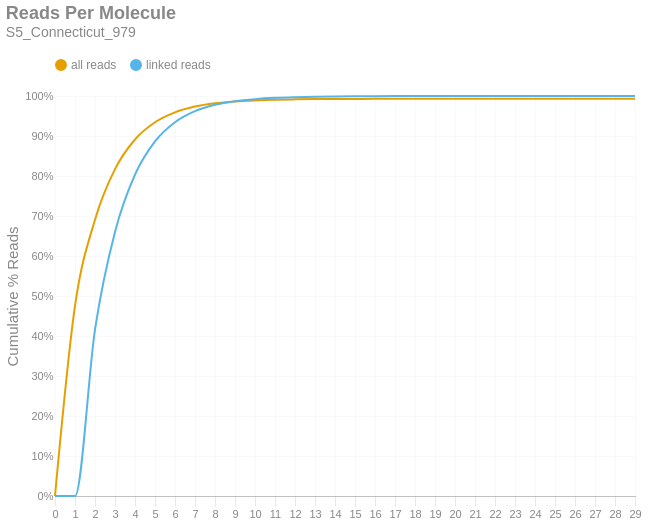

Notebook cell for this chart:
### Markdown cell above
### Reads per Molecule
This chart shows the cumulative distribution of the number of reads per linked molecule. That is, how many alignments are associated with a unique molecule. This excludes the number of reads associated with invalid or absent linked-read barcodes. The `linked` histogram is the percentages recalculated when disregarding singletons.

### Code cell
if SKIPLR:
    print_html(f"Skipped")
else:
    counts = np.bincount(valids['reads'].cast(pl.Int64).to_numpy())
    weighted = counts * np.arange(len(counts))
    all_perc = weighted / n_reads
    linked_perc = weighted / n_linked_reads
    linked_perc[1] = 0
    binned_df = pl.DataFrame({
        'readsper': list(range(len(counts))),
        'all reads (cumsum)': np.cumsum(all_perc).tolist(),
        'linked reads (cumsum)': np.cumsum(linked_perc).tolist(),
    })

    with SafeRender(binned_df):
        (
            density_plot(binned_df, 'Reads Per Molecule', samplename, 'readspmol')
            .encode(
                x=alt.X('readsper:O', title=None).axis(labelAngle=0).scale(padding=0),
                y=alt.Y('value:Q', title='Cumulative % Reads').axis(format='%').stack(False),
                color=alt.Color("key:N").scale(domain=["all reads", "linked reads"]),
                tooltip=[
                    alt.Tooltip("key:N", title="Data Type"),
                    alt.Tooltip("readsper:O", title="Reads Per Molecule"),
                    alt.Tooltip("value:Q", format=".2%", title="% Reads (Cum.)")
                ]            
            )
        ).display()

### Figure 1 — Vega-Lite specification as saved in the notebook (floating-point values rounded to 4 significant figures)
{"width": "container", "height": 400, "config": {"title": {"anchor": "start", "dy": -15, "fontSize": 18, "color": "#888888", "subtitleColor": "#888888", "subtitleFontSize": 14}, "arc": {"fill": "#0072B2"}, "axis": {"domainColor": "#888888", "domainWidth": 0.5, "gridWidth": 0.2, "grid": false, "titleFontWeight": 400, "titleFontSize": 15, "labelFontSize": 11, "labelColor": "#888888", "tickColor": "#888888", "tickWidth": 0.2, "titleColor": "#888888"}, "axisBand": {"grid": false}, "axisX": {"grid": true, "tickSize": 10, "domainCap": "round"}, "axisY": {"domain": false, "grid": true, "tickSize": 0, "domainCap": "round"}, "background": "transparent", "header": {"labelFontSize": 15, "labelColor": "#888888", "titleFontSize": 15, "titleFontWeight": 600, "titleColor": "#888888"}, "legend": {"labelFont": "sans-serif", "labelFontSize": 12, "labelColor": "#888888", "symbolSize": 100, "symbolType": "circle", "titleFontSize": 12, "titlePadding": 10, "titleColor": "#888888", "title": null, "orient": "top"}, "range": {"category": ["#E69F00", "#56B4E9", "#009E73", "#F0E442", "#0072B2", "#D55E00", "#CC79A7", "#000000"], "diverging": ["#cfe8f3", "#a2d4ec", "#73bfe2", "#46abdb", "#1696d2", "#12719e"]}, "area": {"fill": "#0072B2", "fillOpacity": 0.7, "line": true, "strokeOpacity": 0.7}, "line": {"color": "#0072B2", "stroke": "#0072B2", "strokeWidth": 2}, "trail": {"color": "#0072B2", "stroke": "#0072B2", "strokeWidth": 0, "size": 1}, "point": {"filled": true, "fillOpacity": 1.0, "size": 95}, "text": {"color": "#888888", "fontSize": 11, "align": "right", "fontWeight": 400, "size": 11}, "bar": {"fill": "#0072B2", "stroke": null}, "view": {"stroke": null, "continuousWidth": 660, "continuousHeight": 400}}, "data": {"name": "data-14ecd2882b5055867ab7df56c5fd07b4"}, "mark": {"type": "line", "interpolate": "monotone", "point": {"opacity": 0, "size": 275}}, "encoding": {"color": {"field": "key", "scale": {"domain": ["all reads", "linked reads"]}, "type": "nominal"}, "tooltip": [{"field": "key", "title": "Data Type", "type": "nominal"}, {"field": "readsper", "title": "Reads Per Molecule", "type": "ordinal"}, {"field": "value", "format": ".2%", "title": "% Reads (Cum.)", "type": "quantitative"}], "x": {"axis": {"labelAngle": 0}, "field": "readsper", "scale": {"padding": 0}, "title": null, "type": "ordinal"}, "y": {"axis": {"format": "%"}, "field": "value", "stack": false, "title": "Cumulative % Reads", "type": "quantitative"}}, "params": [{"name": "param_c36ac31b6afebe62", "select": {"type": "point", "fields": ["key"]}, "bind": "legend"}], "title": {"text": "Reads Per Molecule", "subtitle": "S5_Connecticut_979"}, "transform": [{"fold": ["all reads (cumsum)", "linked reads (cumsum)"]}, {"calculate": "replace(datum.key, ' (cumsum)', '')", "as": "key"}, {"filter": {"param": "param_c36ac31b6afebe62"}}], "usermeta": {"embedOptions": {"downloadFileName": "S5_Connecticut_979.readspmol"}}, "$schema": "https://vega.github.io/schema/vega-lite/v6.1.0.json", "datasets": {"data-14ecd2882b5055867ab7df56c5fd07b4": [{"readsper": 0, "all reads (cumsum)": 0.0, "linked reads (cumsum)": 0.0}, {"readsper": 1, "all reads (cumsum)": 0.4752, "linked reads (cumsum)": 0.0}, {"readsper": 2, "all reads (cumsum)": 0.6907, "linked reads (cumsum)": 0.4161}, {"readsper": 3, "all reads (cumsum)": 0.8172, "linked reads (cumsum)": 0.6603}, {"readsper": 4, "all reads (cumsum)": 0.8913, "linked reads (cumsum)": 0.8034}, {"readsper": 5, "all reads (cumsum)": 0.9344, "linked reads (cumsum)": 0.8866}, {"readsper": 6, "all reads (cumsum)": 0.9592, "linked reads (cumsum)": 0.9345}, {"readsper": 7, "all reads (cumsum)": 0.9735, "linked reads (cumsum)": 0.9622}, {"readsper": 8, "all reads (cumsum)": 0.9817, "linked reads (cumsum)": 0.978}, {"readsper": 9, "all reads (cumsum)": 0.9863, "linked reads (cumsum)": 0.987}, {"readsper": 10, "all reads (cumsum)": 0.989, "linked reads (cumsum)": 0.9921}, {"readsper": 11, "all reads (cumsum)": 0.9907, "linked reads (cumsum)": 0.9953}, {"readsper": 12, "all reads (cumsum)": 0.9916, "linked reads (cumsum)": 0.9971}, {"readsper": 13, "all reads (cumsum)": 0.9922, "linked reads (cumsum)": 0.9982}, {"readsper": 14, "all reads (cumsum)": 0.9925, "linked reads (cumsum)": 0.9989}, {"readsper": 15, "all reads (cumsum)": 0.9927, "linked reads (cumsum)": 0.9993}, {"readsper": 16, "all reads (cumsum)": 0.9929, "linked reads (cumsum)": 0.9996}, {"readsper": 17, "all reads (cumsum)": 0.993, "linked reads (cumsum)": 0.9997}, {"readsper": 18, "all reads (cumsum)": 0.993, "linked reads (cumsum)": 0.9998}, {"readsper": 19, "all reads (cumsum)": 0.993, "linked reads (cumsum)": 0.9999}, {"readsper": 20, "all reads (cumsum)": 0.9931, "linked reads (cumsum)": 0.9999}, {"readsper": 21, "all reads (cumsum)": 0.9931, "linked reads (cumsum)": 1.0}, {"readsper": 22, "all reads (cumsum)": 0.9931, "linked reads (cumsum)": 1.0}, {"readsper": 23, "all reads (cumsum)": 0.9931, "linked reads (cumsum)": 1.0}, {"readsper": 24, "all reads (cumsum)": 0.9931, "linked reads (cumsum)": 1.0}, {"readsper": 25, "all reads (cumsum)": 0.9931, "linked reads (cumsum)": 1.0}, {"readsper": 26, "all reads (cumsum)": 0.9931, "linked reads (cumsum)": 1.0}, {"readsper": 27, "all reads (cumsum)": 0.9931, "linked reads (cumsum)": 1.0}, {"readsper": 28, "all reads (cumsum)": 0.9931, "linked reads (cumsum)": 1.0}, {"readsper": 29, "all reads (cumsum)": 0.9931, "linked reads (cumsum)": 1.0}]}}
